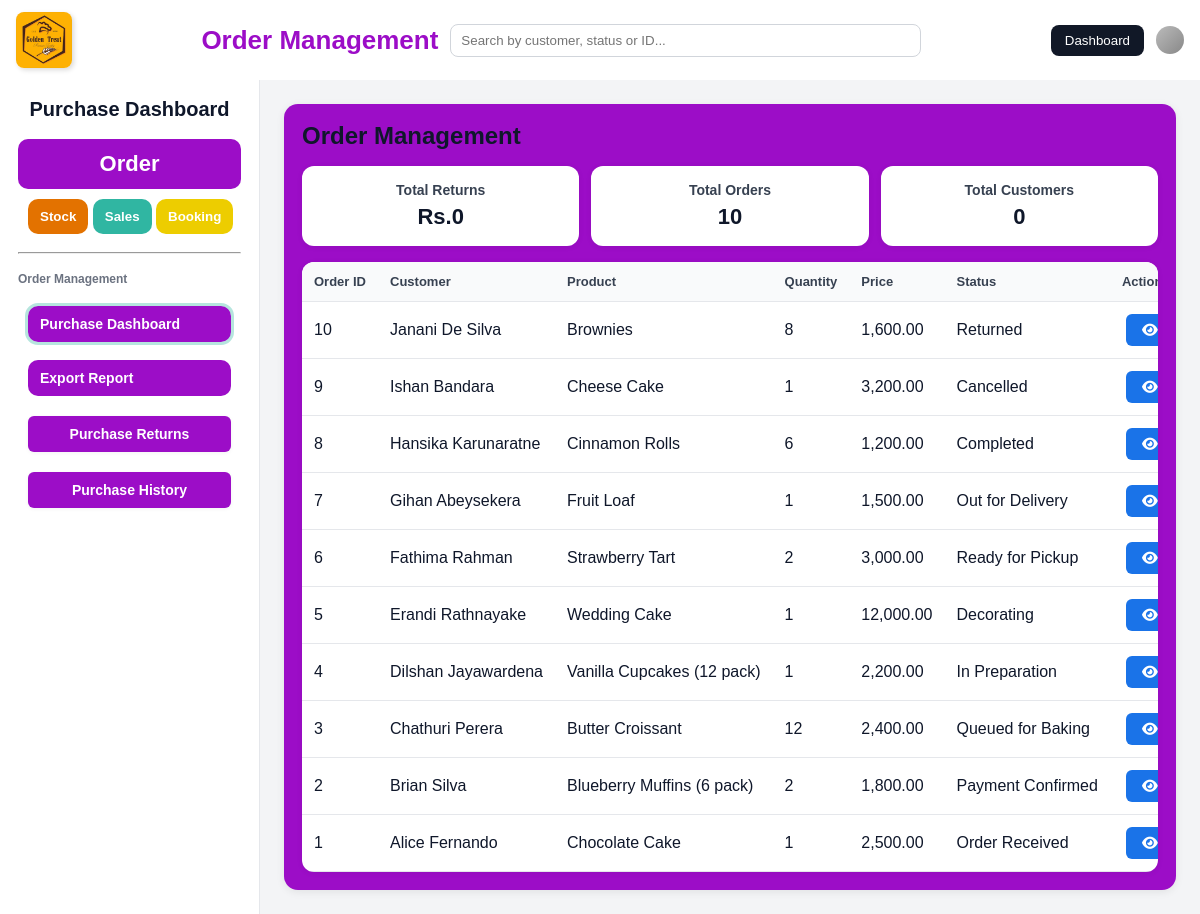
Before: /order/Order-Management/order.php with the older database file.
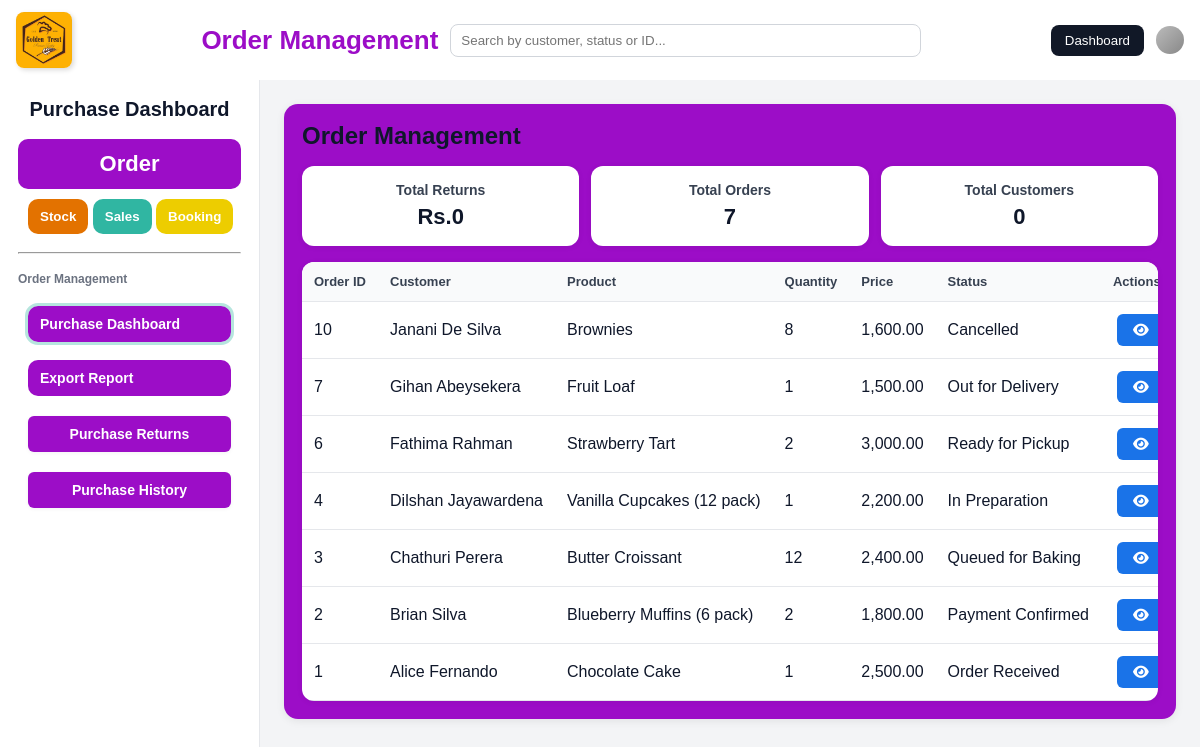
After: the same page with the newer database file.
### tables this page shows
CREATE TABLE `orders` (
  `id` int(11) NOT NULL,
  `order_date` date NOT NULL,
  `customer` varchar(100) NOT NULL,
  `product` varchar(100) NOT NULL,
  `quantity` int(11) NOT NULL DEFAULT 1,
  `original_quantity` int(11) NOT NULL DEFAULT 0,
  `price` decimal(10,2) NOT NULL DEFAULT 0.00,
  `original_price` decimal(10,2) NOT NULL DEFAULT 0.00,
  `status` enum('Order Received','Payment Confirmed','Queued for Baking','In Preparation','Decorating','Ready for Pickup','Out for Delivery','Completed','Cancelled','Refunded','Returned','Pending','Partially Returned') NOT NULL DEFAULT 'Order Received',
  `created_at` timestamp NOT NULL DEFAULT current_timestamp(),
  `updated_at` timestamp NOT NULL DEFAULT current_timestamp() ON UPDATE current_timestamp(),
  `mobile` varchar(32) DEFAULT NULL,
  `deleted_at` datetime DEFAULT NULL
);

### order/Order-Management/order.php (the view, shortened to what this page needs)
<?php
$host = "localhost";
$user = "root";
$pass = "";
$db   = "gt";
$conn = new mysqli($host, $user, $pass, $db);
$conn->set_charset('utf8mb4');
$sql = "SELECT id, order_date, customer, product, quantity, price, status
        FROM orders
        WHERE deleted_at IS NULL
        ORDER BY id DESC";
$stmt = $conn->prepare($sql);
$stmt->execute();
$result = $stmt->get_result();
$orders = $result->fetch_all(MYSQLI_ASSOC);
$res2 = $conn->query("SELECT COUNT(*) AS total_orders FROM orders WHERE deleted_at IS NULL");
$row2 = $res2->fetch_assoc();
$totalOrders = (int)$row2['total_orders'];
?>
<!DOCTYPE html>
<html lang="en">
<head>
  <link rel="stylesheet" href="https://cdnjs.cloudflare.com/ajax/libs/font-awesome/6.6.0/css/all.min.css"/>
</head>
<body>
  <div class="header">
    <div class="header-left"><img src="logo.jpg" alt="Logo" /></div>
    <div class="header-middle">
      <div class="header-middle-title">Order Management</div>
      <div class="search-bar"><input id="globalSearch" type="text" placeholder="Search by customer, status or ID..." />
      </div>
    </div>
    <div class="header-right">
  <button class="role-btn" onclick="window.location.href='index.html'">Dashboard</button>
      <div class="user-icon"></div>
    </div>
  </div>
  <div class="layout">
    <aside class="sidebar">
      <h1>Purchase Dashboard</h1>
      <nav>
        <button class="salesbtn" disabled>Order</button>
        <div class="otherbtn">
     <button class="Sbtn" onclick="window.location.href='stoke.html'">Stock</button>
    <button class="Ubtn" onclick="window.location.href='sales.html'">Sales</button>
    <button class="Bbtn" onclick="window.location.href='booking.html'">Booking</button>
        </div>
        <hr />
        <p>Order Management</p>
        <div class="salebtn">
          <button class="tab-btn active" data-page="sales-dashboard">Purchase Dashboard</button>
          <button class="tab-btn" data-page="sales-export">Export Report</button>
          <button type="button" class="orderhistory" onclick="window.location.href='purchase_returns.php'">Purchase Returns</button>
          <button type="button" class="orderhistory" onclick="window.location.href='purchase_history.php'">Purchase History</button>
        </div>
      </nav>
    </aside>
<main class="free-area">
      <section id="orders" class="panel active">
         <div class="content">
        <h2>Order Management</h2>
         <div class="cards">
            <div class="card">
              <h3>Total Returns</h3>
              <p id="cardTotal">Rs.0</p>
            </div>
            <div class="card">
              <h3>Total Orders</h3>
              <p id="cardOrders"><?= $totalOrders ?></p>
            </div>
            <div class="card">
              <h3>Total Customers</h3>
              <p id="cardCustomers">0</p>
            </div>
          </div>
        <div class="table-wrap">
        <table>
          <thead>
            <tr>
              <th>Order ID</th>
              <th>Customer</th>
              <th>Product</th>
              <th>Quantity</th>
              <th>Price</th>
              <th>Status</th>
              <th>Actions</th>
            </tr>
          </thead>
          <tbody id="orderTable">
            <?php if(empty($orders)): ?>
              <tr><td colspan="7" style="text-align:center;padding:18px">No orders found</td></tr>
            <?php else: foreach($orders as $o): ?>
              <tr>
                <td><?= htmlspecialchars($o['id']) ?></td>
                <td><?= htmlspecialchars($o['customer']) ?></td>
                <td><?= htmlspecialchars($o['product']) ?></td>
                <td><?= (int)$o['quantity'] ?></td>
                <td><?= number_format((float)$o['price'], 2) ?></td>
                <td><?= htmlspecialchars($o['status']) ?></td>
                <td>
                  <button class="btnview"
                    type="button"
                    data-id="<?= htmlspecialchars($o['id']) ?>"
                    data-order-date="<?= htmlspecialchars($o['order_date']) ?>"
                    data-customer="<?= htmlspecialchars($o['customer']) ?>"
                    data-product="<?= htmlspecialchars($o['product']) ?>"
                    data-quantity="<?= (int)$o['quantity'] ?>"
                    data-price="<?= htmlspecialchars($o['price']) ?>"
                    data-status="<?= htmlspecialchars($o['status']) ?>">
                    <i class="fa-solid fa-eye"></i>
                  </button>
                </td>
              </tr>
            <?php endforeach; endif; ?>
          </tbody>
        </table>
        </div>
      </section>
    </main>
  </div>
</body>
</html>

### order/Order-Management/order.php (style rules this page uses)
:root { --brand: #9c0dc7; --ink: #111827; --paper: #fff; --muted: #6b7280; --soft: #e5e7eb; --warn: #ffc107; --danger: #dc3545; --primary: #007bff; }
* { margin: 0; padding: 0; box-sizing: border-box }
body { font-family: Arial, Helvetica, sans-serif; background: #f4f6f9; color: #0f172a; min-height: 100vh; display: flex; flex-direction: column }
.header { display: flex; align-items: center; justify-content: space-between; background: #fff; padding: 12px 16px; box-shadow: 0 2px 5px rgba(0, 0, 0, .08) }
.header-left img { width: 56px; height: auto; border-radius: 8px; display: block; box-shadow: 2px 2px 5px rgba(0, 0, 0, .15) }
.header-middle { display: flex; align-items: center; gap: 12px; flex: 1; margin: 0 16px; max-width: 720px }
.header-middle-title { font-weight: 800; font-size: 26px; color: var(--brand); white-space: nowrap }
.search-bar { flex: 1; display: flex }
.search-bar input { width: 100%; padding: 8px 10px; border: 1px solid #d1d5db; border-radius: 8px }
.header-right { display: flex; align-items: center; gap: 12px }
.role-btn { background: #111827; color: #fff; padding: 8px 14px; border: none; border-radius: 8px; cursor: pointer }
.user-icon { width: 28px; height: 28px; background: linear-gradient(135deg, #bbb, #888); border-radius: 50% }
.layout { flex: 1; display: flex; min-height: 0 }
.sidebar { width: 260px; background: #fff; padding: 18px; display: flex; flex-direction: column; gap: 10px; border-right: 1px solid #e5e7eb; }
.sidebar h1 { text-align: center; font-size: 20px; margin-bottom: 8px; color: #0f172a }
.sidebar nav { display: flex; flex-direction: column; gap: 10px }
.salesbtn { background: var(--brand); border: none; border-radius: 10px; color: #fff; font-weight: 800; font-size: 22px; padding: 12px; text-align: center }
.otherbtn button { border: none; border-radius: 10px; color: #fff; cursor: pointer; padding: 10px 12px; font-weight: 700; gap: 10px; }
.salebtn button { background: #9c0dc7; border: none; text-align: left; padding: 10px; margin: 10px; border-radius: 6px; cursor: pointer; font-size: 14px; display: flex; flex-direction: column; gap: 10px; color: #fff; }
.Sbtn { background: #e37200; margin-left: 10px; }
.Ubtn { background: #30b6a2 }
.Bbtn { background: #edcd00 }
.sidebar hr { margin: 8px 0 }
.sidebar p { font-size: 12px; color: #6b7280; font-weight: 700 }
.salebtn button { background: var(--brand); text-align: left }
.salebtn button.active { outline: 3px solid rgba(146, 48, 182, 0.35) }
.salebtn { display: flex; flex-direction: column }
.salebtn .tab-btn { background: var(--brand); border: none; border-radius: 10px; color: #fff; cursor: pointer; padding: 10px 12px; font-weight: 700; text-align: left }
.salebtn .tab-btn+.tab-btn { margin-top: 8px }
.salebtn .tab-btn.active { outline: 3px solid rgba(48, 182, 162, .35) }
.free-area { flex: 1; background: #f3f4f6; padding: 24px; overflow: auto }
.panel { display: none }
.panel.active { display: block }
.content { background: #9c0dc7; border-radius: 14px; padding: 18px; box-shadow: 0 2px 8px rgba(0, 0, 0, .08); display: flex; flex-direction: column; gap: 16px }
.cards { display: grid; grid-template-columns: repeat(3, 1fr); gap: 12px }
.card { background: #fff; border-radius: 12px; padding: 16px; box-shadow: 0 1px 6px rgba(0, 0, 0, .06); text-align: center }
.card h3 { font-size: 14px; color: #374151 }
.card p { font-size: 22px; font-weight: 800; margin-top: 6px; color: #0f172a }
.table-wrap { background: #fff; border-radius: 12px; box-shadow: 0 1px 6px rgba(0, 0, 0, .06); overflow: auto }
table { width: 100%; border-collapse: collapse }
th, td { padding: 12px; border-bottom: 1px solid #e5e7eb; text-align: left; white-space: nowrap }
th { background: #f9fafb; font-size: 13px; color: #374151; cursor: pointer; position: sticky; top: 0 }
.btnview, .btnupdate, .btndelete, .btnreturn { padding: 8px 16px; border: none; border-radius: 6px; font-size: 14px; cursor: pointer; transition: all 0.2s ease-in-out; margin: 0 4px; color: white; }
.btnview { background-color: #1a73e8; }
.orderhistory { background: var(--brand); color: #fff; border: none; border-radius: 6px; padding: 10px 12px; margin: 10px 0; font-weight: 700; font-size: 14px; text-align: left; cursor: pointer; display: flex; align-items: center; gap: 10px; width: calc(100% - 20px); box-shadow: 0 1px 4px rgba(0,0,0,0.05); }

Changed rows visible on the page:
removed orders: id "9", customer "Ishan Bandara", product "Cheese Cake", quantity "1", price "3,200.00", status "Cancelled"
removed orders: id "8", customer "Hansika Karunaratne", product "Cinnamon Rolls", quantity "6", price "1,200.00", status "Completed"
removed orders: id "5", customer "Erandi Rathnayake", product "Wedding Cake", quantity "1", price "12,000.00", status "Decorating"
changed orders "Janani De Silva": status "Returned" → "Cancelled"
Other visible differences:
$totalOrders: "10" → "7"
